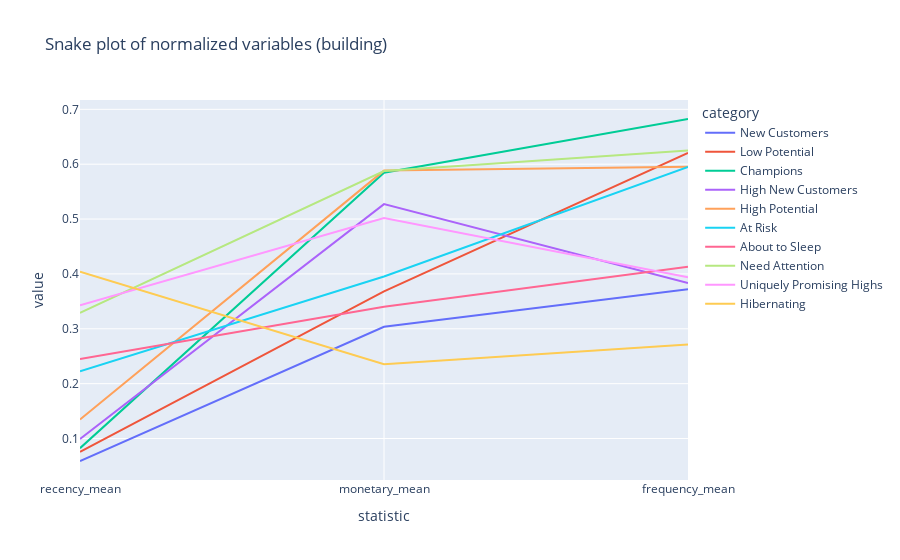

The cell this chart's notebook holds for it:
### Code cell
fig = px.line(rfm_statistics, x="statistic", y="value", color='category',
              title='Snake plot of normalized variables (building)')
fig.show()

### Figure 1 — Plotly figure (JSON) as saved in the notebook; plotly's stock layout.template omitted (floating-point values rounded to 4 significant figures)
{"data": [{"hovertemplate": "category=New Customers<br>statistic=%{x}<br>value=%{y}<extra></extra>", "legendgroup": "New Customers", "line": {"color": "#636efa", "dash": "solid"}, "marker": {"symbol": "circle"}, "mode": "lines", "name": "New Customers", "orientation": "v", "showlegend": true, "type": "scatter", "x": ["recency_mean", "monetary_mean", "frequency_mean"], "xaxis": "x", "y": [0.05904, 0.3038, 0.3722], "yaxis": "y"}, {"hovertemplate": "category=Low Potential<br>statistic=%{x}<br>value=%{y}<extra></extra>", "legendgroup": "Low Potential", "line": {"color": "#EF553B", "dash": "solid"}, "marker": {"symbol": "circle"}, "mode": "lines", "name": "Low Potential", "orientation": "v", "showlegend": true, "type": "scatter", "x": ["recency_mean", "monetary_mean", "frequency_mean"], "xaxis": "x", "y": [0.07569, 0.3681, 0.6208], "yaxis": "y"}, {"hovertemplate": "category=Champions<br>statistic=%{x}<br>value=%{y}<extra></extra>", "legendgroup": "Champions", "line": {"color": "#00cc96", "dash": "solid"}, "marker": {"symbol": "circle"}, "mode": "lines", "name": "Champions", "orientation": "v", "showlegend": true, "type": "scatter", "x": ["recency_mean", "monetary_mean", "frequency_mean"], "xaxis": "x", "y": [0.0824, 0.5845, 0.6824], "yaxis": "y"}, {"hovertemplate": "category=High New Customers<br>statistic=%{x}<br>value=%{y}<extra></extra>", "legendgroup": "High New Customers", "line": {"color": "#ab63fa", "dash": "solid"}, "marker": {"symbol": "circle"}, "mode": "lines", "name": "High New Customers", "orientation": "v", "showlegend": true, "type": "scatter", "x": ["recency_mean", "monetary_mean", "frequency_mean"], "xaxis": "x", "y": [0.09915, 0.5272, 0.3834], "yaxis": "y"}, {"hovertemplate": "category=High Potential<br>statistic=%{x}<br>value=%{y}<extra></extra>", "legendgroup": "High Potential", "line": {"color": "#FFA15A", "dash": "solid"}, "marker": {"symbol": "circle"}, "mode": "lines", "name": "High Potential", "orientation": "v", "showlegend": true, "type": "scatter", "x": ["recency_mean", "monetary_mean", "frequency_mean"], "xaxis": "x", "y": [0.1347, 0.5883, 0.5954], "yaxis": "y"}, {"hovertemplate": "category=At Risk<br>statistic=%{x}<br>value=%{y}<extra></extra>", "legendgroup": "At Risk", "line": {"color": "#19d3f3", "dash": "solid"}, "marker": {"symbol": "circle"}, "mode": "lines", "name": "At Risk", "orientation": "v", "showlegend": true, "type": "scatter", "x": ["recency_mean", "monetary_mean", "frequency_mean"], "xaxis": "x", "y": [0.2227, 0.3953, 0.595], "yaxis": "y"}, {"hovertemplate": "category=About to Sleep<br>statistic=%{x}<br>value=%{y}<extra></extra>", "legendgroup": "About to Sleep", "line": {"color": "#FF6692", "dash": "solid"}, "marker": {"symbol": "circle"}, "mode": "lines", "name": "About to Sleep", "orientation": "v", "showlegend": true, "type": "scatter", "x": ["recency_mean", "monetary_mean", "frequency_mean"], "xaxis": "x", "y": [0.2448, 0.34, 0.4133], "yaxis": "y"}, {"hovertemplate": "category=Need Attention<br>statistic=%{x}<br>value=%{y}<extra></extra>", "legendgroup": "Need Attention", "line": {"color": "#B6E880", "dash": "solid"}, "marker": {"symbol": "circle"}, "mode": "lines", "name": "Need Attention", "orientation": "v", "showlegend": true, "type": "scatter", "x": ["recency_mean", "monetary_mean", "frequency_mean"], "xaxis": "x", "y": [0.3289, 0.5876, 0.6249], "yaxis": "y"}, {"hovertemplate": "category=Uniquely Promising Highs<br>statistic=%{x}<br>value=%{y}<extra></extra>", "legendgroup": "Uniquely Promising Highs", "line": {"color": "#FF97FF", "dash": "solid"}, "marker": {"symbol": "circle"}, "mode": "lines", "name": "Uniquely Promising Highs", "orientation": "v", "showlegend": true, "type": "scatter", "x": ["recency_mean", "monetary_mean", "frequency_mean"], "xaxis": "x", "y": [0.343, 0.502, 0.3939], "yaxis": "y"}, {"hovertemplate": "category=Hibernating<br>statistic=%{x}<br>value=%{y}<extra></extra>", "legendgroup": "Hibernating", "line": {"color": "#FECB52", "dash": "solid"}, "marker": {"symbol": "circle"}, "mode": "lines", "name": "Hibernating", "orientation": "v", "showlegend": true, "type": "scatter", "x": ["recency_mean", "monetary_mean", "frequency_mean"], "xaxis": "x", "y": [0.4042, 0.2354, 0.2713], "yaxis": "y"}], "layout": {"legend": {"title": {"text": "category"}, "tracegroupgap": 0}, "title": {"text": "Snake plot of normalized variables (building)"}, "xaxis": {"anchor": "y", "domain": [0, 1], "title": {"text": "statistic"}}, "yaxis": {"anchor": "x", "domain": [0, 1], "title": {"text": "value"}}}}
